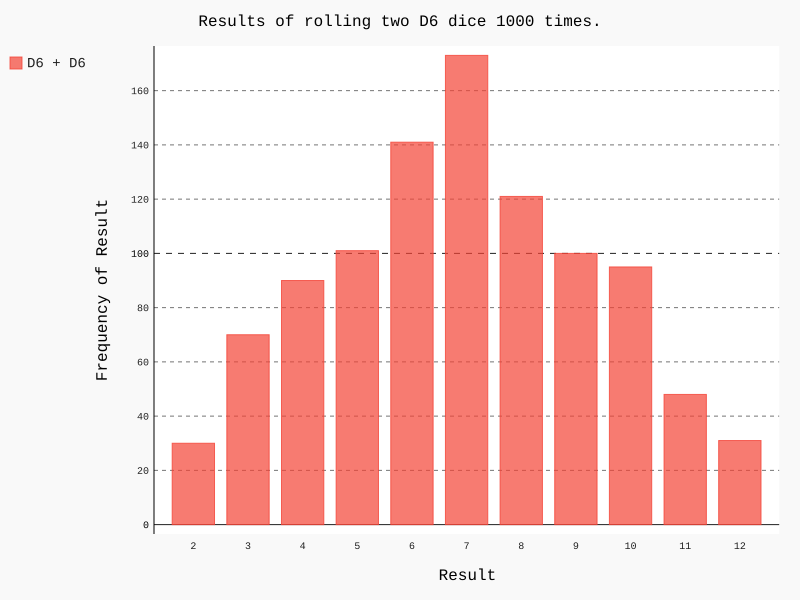

This chart was generated by the following Python code:
import pygal

from die import Die

# Создание двух кубиков D6.
die_1 = Die()
die_2 = Die()

# Моделирование серии бросков с сохранением результатов в списке.
results = [die_1.roll() + die_2.roll() for num_roll in range(1000)]

# Анализ результатов.
max_result = die_1.num_sides + die_2.num_sides
frequencies = [results.count(value) for value in range(2, max_result+1)]

# Визуализация результатов.
hist = pygal.Bar()

hist.title = "Results of rolling two D6 dice 1000 times."
hist.x_labels = [str(label) for label in range(2, max_result+1)]
hist.x_title = "Result"
hist.y_title = "Frequency of Result"

hist.add('D6 + D6', frequencies)
hist.render_to_file('dice_visual.svg')
